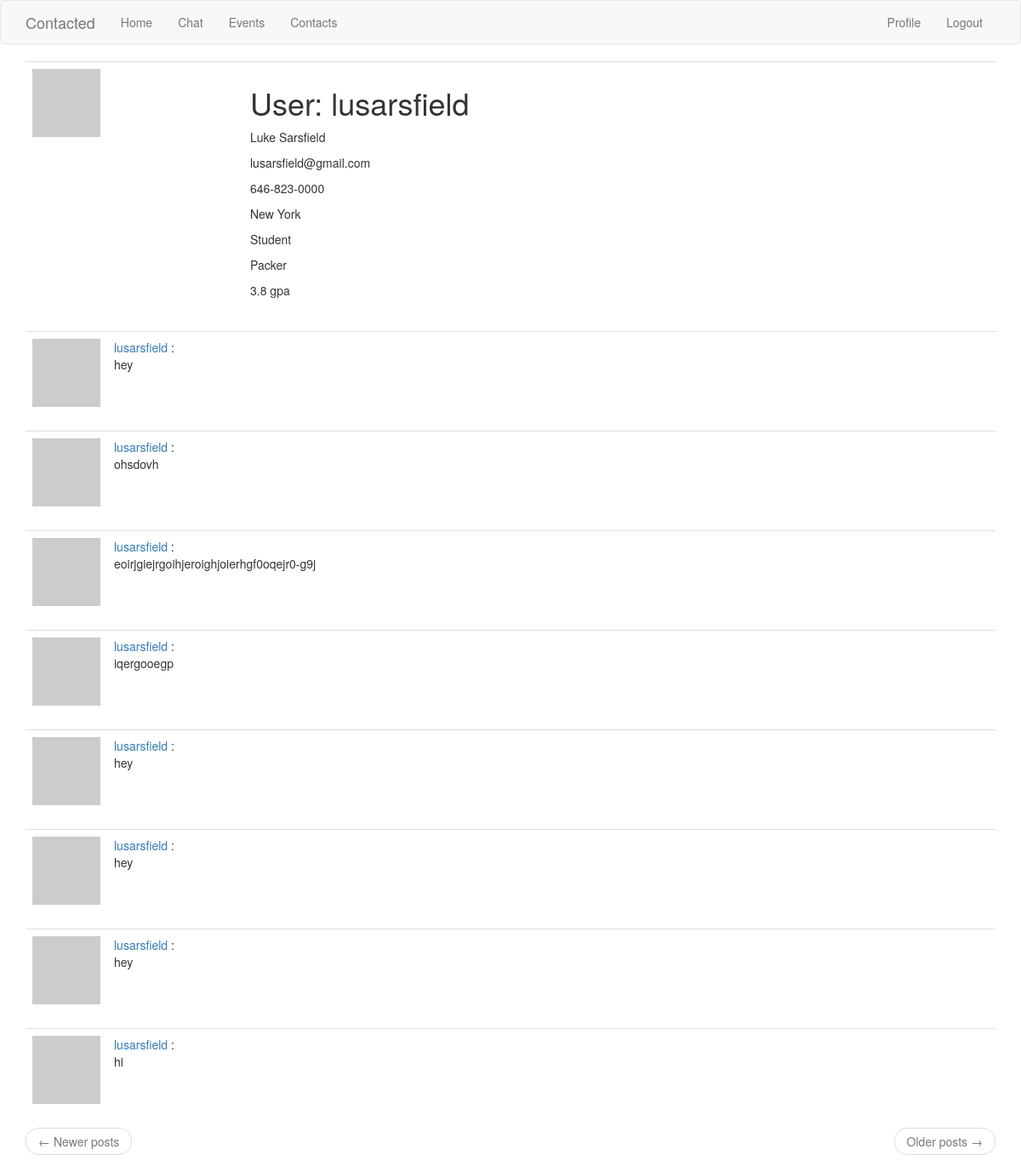
/user/lusarsfield (signed in), run on an earlier commit of the app's database.
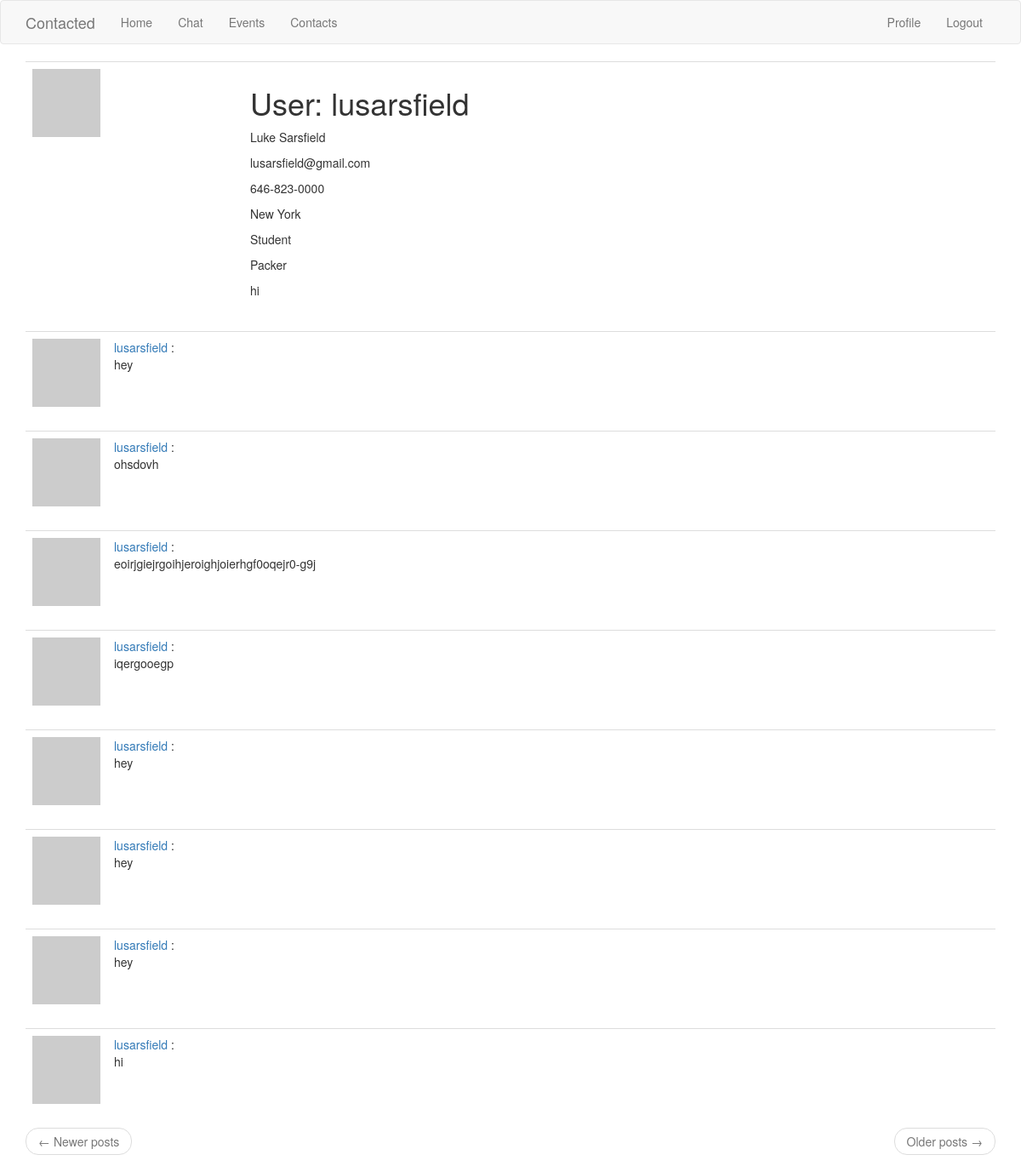
And on a later commit of the database.
### app/models.py (models this page shows, shortened)
class User(UserMixin, db.Model):
    id = db.Column(db.Integer, primary_key=True)
    username = db.Column(db.String(64), index=True, unique=True)
    email = db.Column(db.String(120), index=True, unique=True)
    password_hash = db.Column(db.String(128))
    posts = db.relationship('Post', backref='author', lazy='dynamic')
    fullname_me = db.Column(db.String(140))
    email_me = db.Column(db.String(140))
    phonenumber_me = db.Column(db.String(140))
    city_me = db.Column(db.String(140))
    jobtitle_me = db.Column(db.String(140))
    company_me = db.Column(db.String(140))
    about_me = db.Column(db.String(140))
    last_seen = db.Column(db.DateTime, default=datetime.utcnow)
    followed = db.relationship(
        'User', secondary=followers,
        primaryjoin=(followers.c.follower_id == id),
        secondaryjoin=(followers.c.followed_id == id),
        backref=db.backref('followers', lazy='dynamic'), lazy='dynamic')
    def avatar(self, size):
        digest = md5(self.email.lower().encode('utf-8')).hexdigest()
        return 'https://www.gravatar.com/avatar/{}?d=identicon&s={}'.format(
            digest, size)

class Post(db.Model):
    id = db.Column(db.Integer, primary_key=True)
    body = db.Column(db.String(140))
    timestamp = db.Column(db.DateTime, index=True, default=datetime.utcnow)
    user_id = db.Column(db.Integer, db.ForeignKey('user.id'))

### app/routes.py (the view)
@app.route('/user/<username>')
@login_required
def user(username):
    user = User.query.filter_by(username=username).first_or_404()
    page = request.args.get('page', 1, type=int)
    posts = user.posts.order_by(Post.timestamp.desc()).paginate(
        page=page, per_page=app.config['POSTS_PER_PAGE'], error_out=False)
    next_url = url_for('user', username=user.username, page=posts.next_num) \
        if posts.has_next else None
    prev_url = url_for('user', username=user.username, page=posts.prev_num) \
        if posts.has_prev else None
    form = EmptyForm()
    return render_template('user.html', user=user, posts=posts.items,
                           next_url=next_url, prev_url=prev_url, form=form)

### app/models.py (called while the page is built)
@login.user_loader
def load_user(id):
    return User.query.get(int(id))

### app/routes.py (called while the page is built)
@app.before_request
def before_request():
    if current_user.is_authenticated:
        current_user.last_seen = datetime.utcnow()
        db.session.commit()

### app/templates/user.html (shortened to what this page needs)
{% extends "base.html" %}
{% block app_content %}
    <table class="table table-hover">
        <tr>
            <td width="256px"><img src="{{ user.avatar(256) }}"></td>
            <td>
                <h1>User: {{ user.username }}</h1>
                {% if user.fullname_me %}<p>{{ user.fullname_me }}</p>{% endif %}
                {% if user.email_me %}<p>{{ user.email_me }}</p>{% endif %}
                {% if user.phonenumber_me %}<p>{{ user.phonenumber_me }}</p>{% endif %}
                {% if user.city_me %}<p>{{ user.city_me }}</p>{% endif %}
                {% if user.jobtitle_me %}<p>{{ user.jobtitle_me }}</p>{% endif %}
                {% if user.company_me %}<p>{{ user.company_me }}</p>{% endif %}
                {% if user.about_me %}<p>{{ user.about_me }}</p>{% endif %}
            </td>
        </tr>
    </table>
    {% for post in posts %}
        {% include '_post.html' %}
    {% endfor %}
    <nav aria-label="...">
        <ul class="pager">
            <li class="previous{% if not prev_url %} disabled{% endif %}">
                <a href="{{ prev_url or '#' }}">
                    <span aria-hidden="true">&larr;</span> Newer posts
                </a>
            </li>
            <li class="next{% if not next_url %} disabled{% endif %}">
                <a href="{{ next_url or '#' }}">
                    Older posts <span aria-hidden="true">&rarr;</span>
                </a>
            </li>
        </ul>
    </nav>
{% endblock %}

### app/templates/base.html (shortened to what this page needs)
{% extends 'bootstrap/base.html' %}
{% block navbar %}
    <nav class="navbar navbar-default">
        <div class="container">
            <div class="navbar-header">
                <a class="navbar-brand" href="{{ url_for('index') }}">Contacted</a>
            </div>
            <div class="collapse navbar-collapse" id="bs-example-navbar-collapse-1">
                <ul class="nav navbar-nav">
                    <li><a href="{{ url_for('index') }}">Home</a></li>
                    <li><a href="{{ url_for('chat') }}">Chat</a></li>
                    <li><a href="{{ url_for('events') }}">Events</a></li>
                    <li><a href="{{ url_for('contacts') }}">Contacts</a></li>
                </ul>
                <ul class="nav navbar-nav navbar-right">
                    {% if current_user.is_anonymous %}
                    <li><a href="{{ url_for('login') }}">Login</a></li>
                    {% else %}
                    <li><a href="{{ url_for('user', username=current_user.username) }}">Profile</a></li>
                    <li><a href="{{ url_for('logout') }}">Logout</a></li>
                    {% endif %}
                </ul>
            </div>
        </div>
    </nav>
{% endblock %}
{% block content %}
    <div class="container">
        {% block app_content %}{% endblock %}
    </div>
{% endblock %}

### app/templates/_post.html
<table class="table table-hover">
    <tr>
        <td width="70px">
            <a href="{{ url_for('user', username=post.author.username) }}">
                <img src="{{ post.author.avatar(70) }}" />
            </a>
        </td>
        <td>
            <a href="{{ url_for('user', username=post.author.username) }}">
                {{ post.author.username }}
            </a>
            :
            <br>
            {{ post.body }}
        </td>
    </tr>
</table>

What changed in the data, as far as the page shows it:
changed User "lusarsfield": about_me "3.8 gpa" → "hi"
